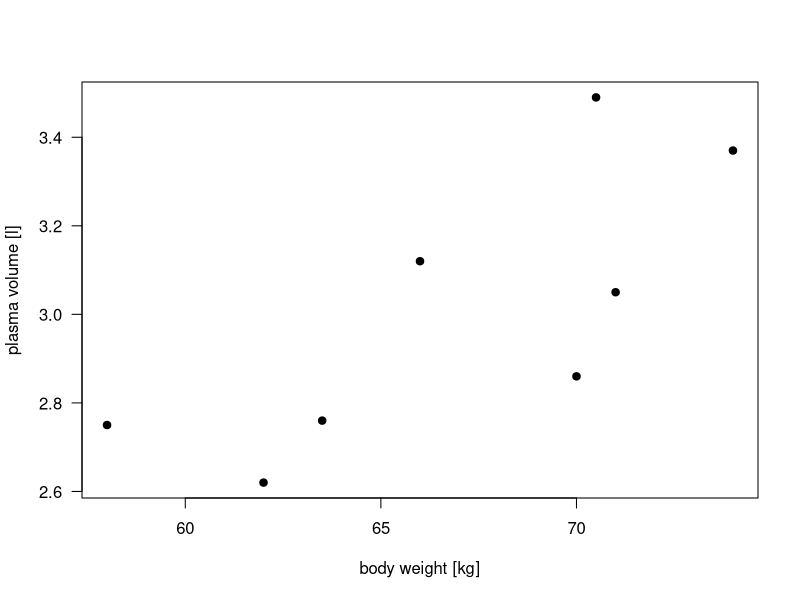
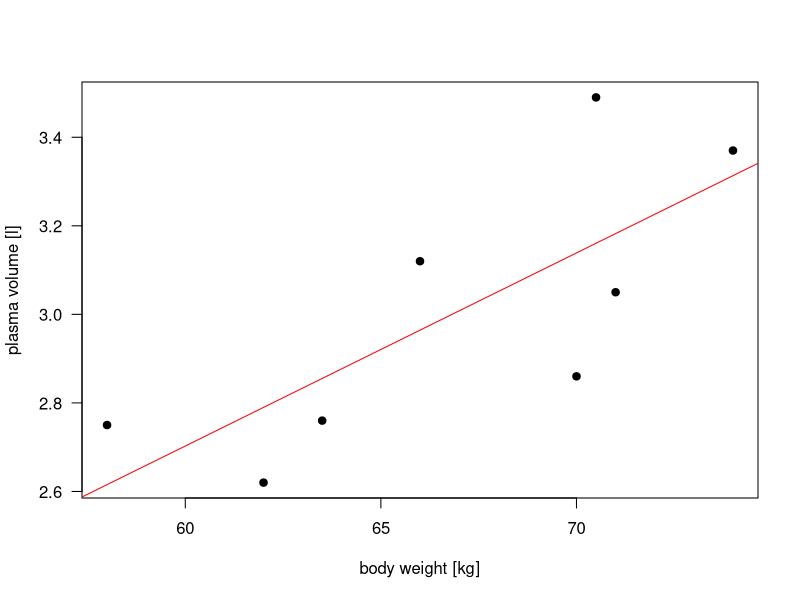
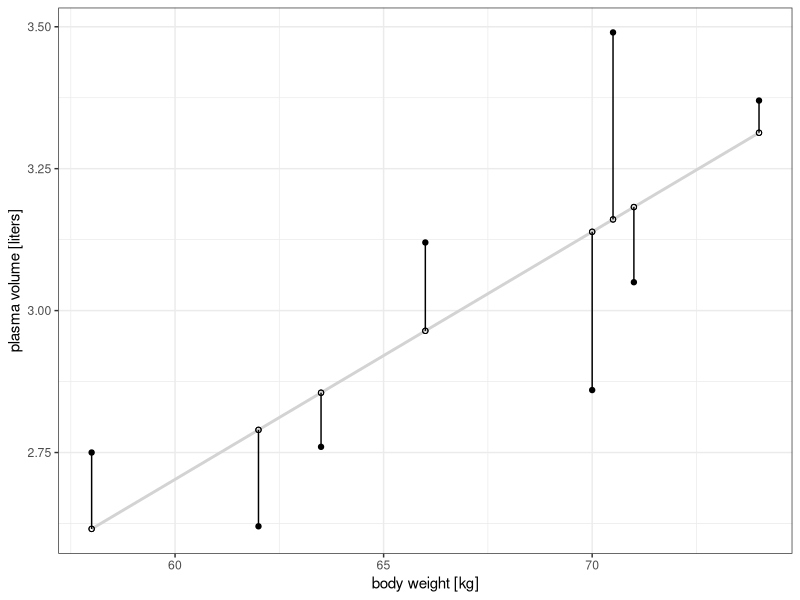
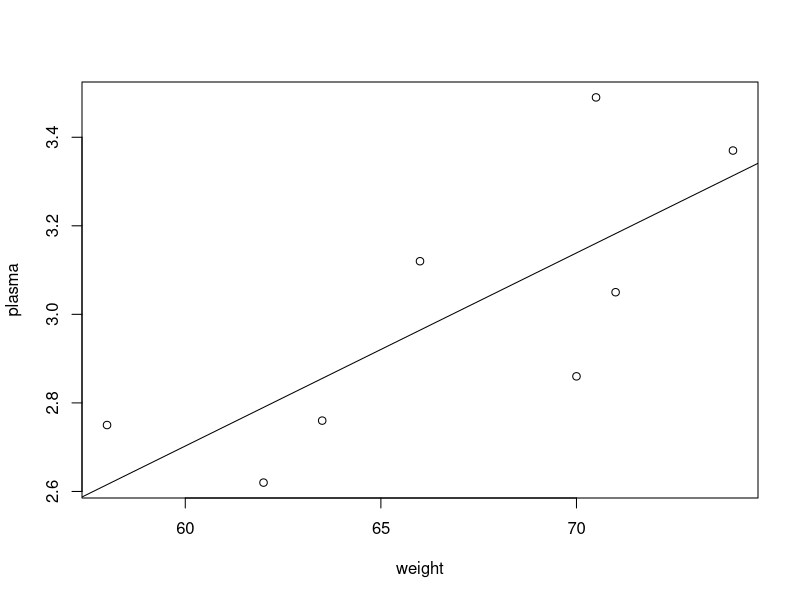

These charts were generated, in order, by the following R code:
## ---- chunk 1
knitr::opts_chunk$set(echo = TRUE)
knitr::opts_chunk$set(fig.path="session-regression-I-files/figures/")
knitr::opts_chunk$set(fig.pos = 'H')
knitr::opts_chunk$set(cache.path = "tmp")
knitr::opts_chunk$set(cache = TRUE)
## ---- chunk 2

weight <- c(58, 70, 74, 63.5, 62.0, 70.5, 71.0, 66.0) # body weight (kg)
plasma <- c(2.75, 2.86, 3.37, 2.76, 2.62, 3.49, 3.05, 3.12) # plasma volume (liters)

## ---- chunk 3

plot(weight, plasma, pch=19, las=1, xlab = "body weight [kg]", ylab="plasma volume [l]")
#abline(lm(plasma~weight), col="red") # regression line

## ---- chunk 4

plot(weight, plasma, pch=19, las=1, xlab = "body weight [kg]", ylab="plasma volume [l]")
abline(lm(plasma~weight), col="red") # regression line

## ---- chunk 5

data.reg <- data.frame(plasma=plasma, weight=weight)
fit.reg <- lm(plasma~weight, data=data.reg)
data.reg$predicted <- predict(fit.reg)
data.reg$residuals <- residuals((fit.reg))

library(ggplot2)
ggplot(data.reg, aes(x=data.reg$weight, data.reg$plasma)) + geom_point() + 
  geom_smooth(method = "lm", se = FALSE, color = "lightgrey") + 
  geom_segment(aes(xend = weight, yend = predicted)) + 
  geom_point(aes(y = predicted), shape = 1) +
  geom_point(aes(y = predicted), shape = 1) + 
  theme_bw() + xlab("body weight [kg]") + ylab("plasma volume [liters]")


## ---- chunk 6
weight <- c(58, 70, 74, 63.5, 62.0, 70.5, 71.0, 66.0) # body weight (kg)
plasma <- c(2.75, 2.86, 3.37, 2.76, 2.62, 3.49, 3.05, 3.12) # plasma volume (liters)
## ---- chunk 7

# Data
weight <- c(58, 70, 74, 63.5, 62.0, 70.5, 71.0, 66.0) 
plasma <- c(2.75, 2.86, 3.37, 2.76, 2.62, 3.49, 3.05, 3.12) 

# Plot
plot(weight, plasma)

# Regression
reg <- lm(plasma~weight)
summary(reg)

# Coefficients
coef(reg)

# Confidence intervals
confint(reg)

# Add regression line to the plot
abline(reg)

## ---- chunk 8
# Prediction
predict(reg, data.frame(weight=60))
predict(reg, data.frame(weight=c(60, 70)))

# Prediction with confidence intervals
predict(reg, data.frame(weight=66), interval="prediction")
